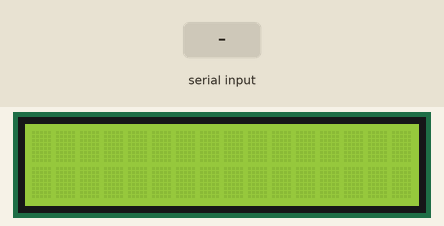
This sketch was run on a simulated Arduino Uno, built with avr-gcc and run on an emulated ATmega328P. Parts: 16×2 character LCD. The test bench sets the inputs (shaded band). What the sketch prints to the serial monitor is not drawn.

Above: at 1.2 s.
1.3 s: byte 30 received over Serial
2.8 s: byte 90 received over Serial
At 3.5 s:
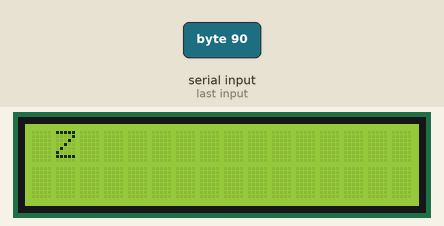
4.3 s: byte 120 received over Serial
At 4.7 s:
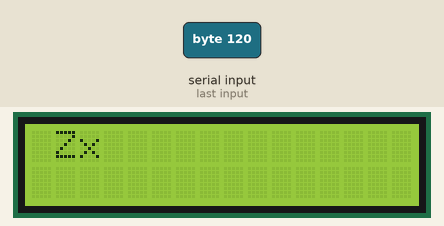
5.8 s: byte 30 received over Serial
7.3 s: byte 90 received over Serial
At 8.1 s:
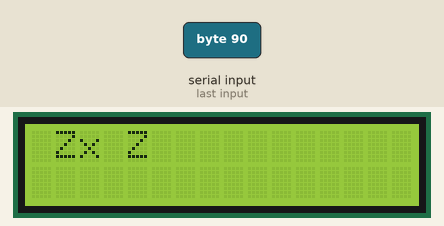
8.8 s: byte 120 received over Serial
At 9.3 s:
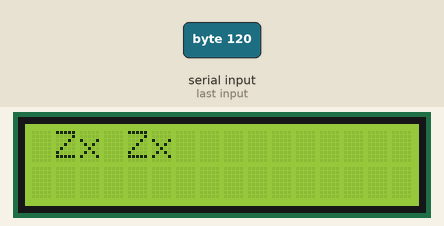
Timing chart, 0 to 11.3 s (numbered marks = the images above; inputs shaded):
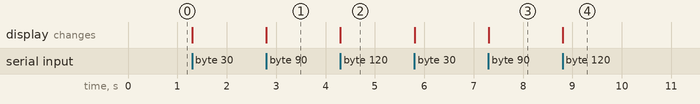

Measured:
- after the input at 2.8 s, the display: changes at once (image 1)
- after the input at 4.3 s, the display: changes at once (image 2)
- after the input at 7.3 s, the display: changes at once (image 3)
- after the input at 8.8 s, the display: changes at once (image 4)

The sketch:

UAT.ino
```cpp
#include <LiquidCrystal.h>

const int rs = 8, en = 9, d4 = 4, d5 = 5, d6 = 6, d7 = 7;
LiquidCrystal lcd(rs, en, d4, d5, d6, d7);

#define temp_analog_pin A0
char serial_in;
void setup() {
  lcd.begin(16, 2);
  Serial.begin(9600);
  lcd.setCursor(0, 0);
}

void loop() {
  for(int lcd_cursor=0; lcd_cursor<32;lcd_cursor++){
    if (lcd_cursor == 15){
      lcd.setCursor(0, 1);

    }
    else if (lcd_cursor == 31) lcd.home();
      while(!Serial.available());

      serial_in = Serial.read();
      Serial.print(serial_in);
      lcd.write(serial_in);
  }


  delay(2000);
  lcd.clear();
}
```
